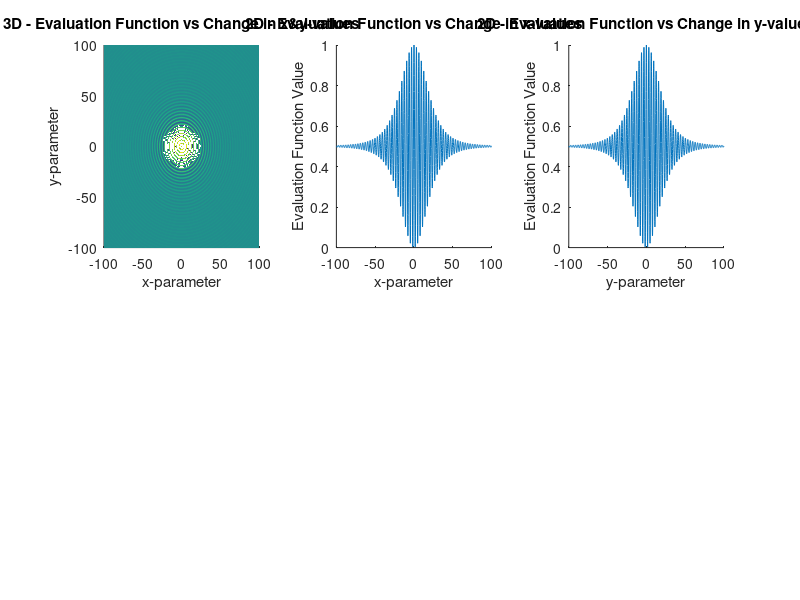

Recreate this plot in MATLAB.
%3D surface of the evaluation function
x=[-100:0.1:100]';
X=x(:,ones(size(x,1),1));
y=[-100:0.1:100];
Y=y(ones(size(y,2),1),:);
f6plot1=0.5-((sin(sqrt(X.^2+Y.^2))).^2-0.5)./((1+0.001.*(X.^2+Y.^2)).^2);
%figure(1)
subplot(2,3,1)
hold all
fig3d=surf(X,Y,f6plot1,'EdgeColor','none','LineStyle','none','FaceLighting','phong');
title('3D - Evaluation Function vs Change in x&y-values');
xlabel('x-parameter');
ylabel('y-parameter');
zlabel('Evaluation Function Value');

%Assuming optimal y=0, 2D plot of evaluation function vs x-values
y1=0;
f6plot2a=0.5-((sin(sqrt(x.^2+y1.^2))).^2-0.5)./((1+0.001.*(x.^2+y1.^2)).^2);
%figure(2)
subplot(2,3,2)
hold all
fig2da=plot(x,f6plot2a);
title('2D - Evaluation Function vs Change in x-values');
xlabel('x-parameter');
ylabel('Evaluation Function Value');

%Assuming optimal x=0, 2D plot of evaluation function vs y-values
x1=0;
f6plot2b=0.5-((sin(sqrt(x1.^2+y.^2))).^2-0.5)./((1+0.001.*(x1.^2+y.^2)).^2);
%figure(3)
subplot(2,3,3)
hold all
fig2da=plot(y,f6plot2a);
title('2D - Evaluation Function vs Change in y-values');
xlabel('y-parameter');
ylabel('Evaluation Function Value');